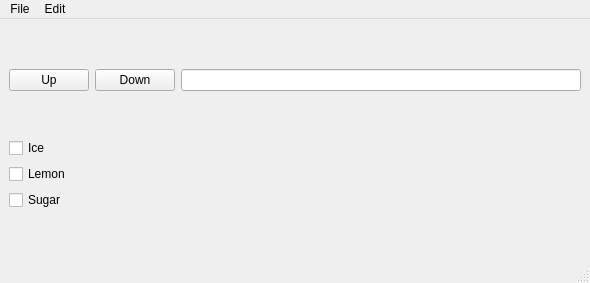
<?xml version="1.0" encoding="UTF-8"?>
<ui version="4.0">
 <class>ALDOTDemo</class>
 <widget class="QMainWindow" name="ALDOTDemo">
  <property name="geometry">
   <rect>
    <x>0</x>
    <y>0</y>
    <width>590</width>
    <height>283</height>
   </rect>
  </property>
  <property name="windowTitle">
   <string>ALDOT Demo</string>
  </property>
  <widget class="QWidget" name="centralwidget">
   <layout class="QGridLayout" name="gridLayout_2">
    <item row="0" column="0">
     <widget class="QPushButton" name="btn_up">
      <property name="toolTip">
       <string>Go up, way up</string>
      </property>
      <property name="text">
       <string>Up</string>
      </property>
     </widget>
    </item>
    <item row="0" column="1">
     <widget class="QPushButton" name="btn_down">
      <property name="toolTip">
       <string>Go down, way down</string>
      </property>
      <property name="text">
       <string>Down</string>
      </property>
     </widget>
    </item>
    <item row="0" column="2">
     <widget class="QLineEdit" name="lineEdit"/>
    </item>
    <item row="1" column="0" colspan="2">
     <layout class="QVBoxLayout" name="verticalLayout">
      <item>
       <widget class="QCheckBox" name="cb_ice">
        <property name="text">
         <string>Ice</string>
        </property>
       </widget>
      </item>
      <item>
       <widget class="QCheckBox" name="cb_lemon">
        <property name="text">
         <string>Lemon</string>
        </property>
       </widget>
      </item>
      <item>
       <widget class="QCheckBox" name="cb_sugar">
        <property name="text">
         <string>Sugar</string>
        </property>
       </widget>
      </item>
     </layout>
    </item>
    <item row="1" column="2">
     <layout class="QGridLayout" name="gridLayout"/>
    </item>
   </layout>
  </widget>
  <widget class="QMenuBar" name="menubar">
   <property name="geometry">
    <rect>
     <x>0</x>
     <y>0</y>
     <width>590</width>
     <height>21</height>
    </rect>
   </property>
   <widget class="QMenu" name="menuFile">
    <property name="title">
     <string>File</string>
    </property>
    <addaction name="actionOpen"/>
    <addaction name="actionQuit"/>
   </widget>
   <widget class="QMenu" name="menuEdit">
    <property name="title">
     <string>Edit</string>
    </property>
    <addaction name="actionCopy"/>
    <addaction name="actionPaste"/>
    <addaction name="actionCut"/>
   </widget>
   <addaction name="menuFile"/>
   <addaction name="menuEdit"/>
  </widget>
  <widget class="QStatusBar" name="statusbar"/>
  <action name="actionOpen">
   <property name="text">
    <string>Open</string>
   </property>
  </action>
  <action name="actionQuit">
   <property name="text">
    <string>Quit</string>
   </property>
  </action>
  <action name="actionCopy">
   <property name="text">
    <string>Copy</string>
   </property>
  </action>
  <action name="actionPaste">
   <property name="text">
    <string>Paste</string>
   </property>
  </action>
  <action name="actionCut">
   <property name="text">
    <string>Cut</string>
   </property>
  </action>
 </widget>
 <tabstops>
  <tabstop>btn_up</tabstop>
  <tabstop>btn_down</tabstop>
  <tabstop>lineEdit</tabstop>
  <tabstop>cb_ice</tabstop>
  <tabstop>cb_lemon</tabstop>
  <tabstop>cb_sugar</tabstop>
 </tabstops>
 <resources/>
 <connections>
  <connection>
   <sender>actionQuit</sender>
   <signal>triggered()</signal>
   <receiver>ALDOTDemo</receiver>
   <slot>close()</slot>
   <hints>
    <hint type="sourcelabel">
     <x>-1</x>
     <y>-1</y>
    </hint>
    <hint type="destinationlabel">
     <x>294</x>
     <y>141</y>
    </hint>
   </hints>
  </connection>
 </connections>
</ui>
